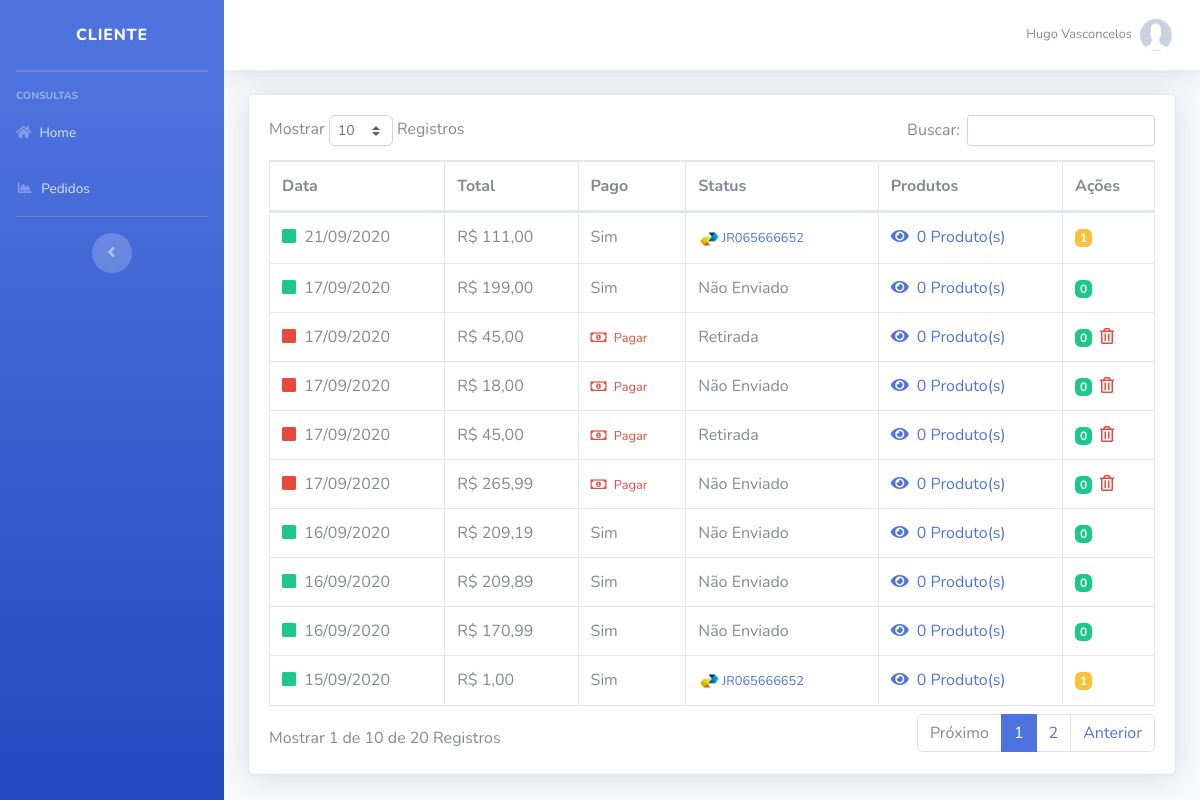
The page /sistema/painel-cliente/index.php?pag=pedidos (signed in) on the database its author committed.
### tables this page shows
CREATE TABLE `usuarios` (
  `id` int(11) NOT NULL AUTO_INCREMENT,
  `nome` varchar(50) NOT NULL,
  `cpf` varchar(20) NOT NULL,
  `email` varchar(50) NOT NULL,
  `senha` varchar(35) NOT NULL,
  `senha_crip` varchar(150) NOT NULL,
  `nivel` varchar(20) NOT NULL,
  `imagem` varchar(100) DEFAULT NULL,
  PRIMARY KEY (`id`)
);

CREATE TABLE `vendas` (
  `id` int(11) NOT NULL AUTO_INCREMENT,
  `sub_total` decimal(10,2) NOT NULL,
  `frete` decimal(8,2) NOT NULL,
  `total` decimal(10,2) NOT NULL,
  `id_usuario` int(11) NOT NULL,
  `pago` varchar(5) NOT NULL,
  `data` date NOT NULL,
  `status` varchar(35) NOT NULL,
  `rastreio` varchar(35) DEFAULT NULL,
  `pgto_entrega` varchar(5) DEFAULT NULL,
  PRIMARY KEY (`id`)
);

### sistema/painel-cliente/pedidos.php (the view, shortened to what this page needs)
<?php
$pag = "pedidos";
require_once("../../conexao.php");
$id_usuario = @$_SESSION['id_usuario'];
?>
<div class="card shadow mb-4">
  <div class="card-body">
    <div class="table-responsive">
      <table class="table table-bordered" id="dataTable" width="100%" cellspacing="0">
        <thead>
          <tr>
            <th>Data</th>
            <th>Total</th>
            <th>Pago</th>
            <th>Status</th>
            <th>Produtos</th>
            <th>Ações</th>
          </tr>
        </thead>
        <tbody>
         <?php
         $query_ped = $pdo->query("SELECT * FROM vendas where id_usuario = '$id_usuario' order by id desc ");
         $res_ped = $query_ped->fetchAll(PDO::FETCH_ASSOC);
         for ($i=0; $i < @count($res_ped); $i++) {
          $data = $res_ped[$i]['data'];
          $total = $res_ped[$i]['total'];
          $pago = $res_ped[$i]['pago'];
          $status = $res_ped[$i]['status'];
          $rastreio = $res_ped[$i]['rastreio'];
          $id_venda = $res_ped[$i]['id'];
          $data = implode('/', array_reverse(explode('-', $data)));
          $total = number_format($total, 2, ',', '.');
           $quantidade_produtos = 0;
          ?>
          <tr>
            <td>
              <?php
              if($pago == 'Sim') {
                echo '<i class="fas fa-square mr-1 text-success"></i>';
              }else{
               echo '<i class="fas fa-square mr-1 text-danger"></i>';
             }?>
             <?php echo $data ?>
           </td>
           <td>R$ <?php echo $total ?></td>
           <td>
            <?php if($pago != 'Sim'){  ?>
              <small><a target="_blank" class="text-danger" href="../../checkout.php?id_venda=<?php echo $id_venda ?>" title="Efetuar Pagamento">
                <i class="far fa-money-bill-alt mr-1 text-danger"></i>
              Pagar </a></small>
            <?php }else{ ?>
              <?php echo $pago ?>
            <?php } ?>
          </td>
          <td>
            <?php if($status == 'Enviado'){
              echo '<img src="../../img/correios.png" width"25px" height="25"><a class="text-primary" title="Código de Postagem"><small>'. $rastreio .'</small></a>';
            }else{
              echo $status;
            } ?>
          </td>
          <td>
            <a href="" onclick="verProdutos('<?php echo $id_venda ?>')" title="Ver Produtos">
              <i class="fas fa-eye mr-1 text-primary"></i>
              <?php echo $quantidade_produtos ?> Produto(s)
            </a>
          </td>
          <td>
           <?php
           $query2 = $pdo->query("SELECT * FROM mensagem where id_venda = '$id_venda' order by id desc limit 1");
           $res2 = $query2->fetchAll(PDO::FETCH_ASSOC);
           $usuario_ultimo = @$res2[0]['usuario'];
           $total_msg = @count($res2);
           if($usuario_ultimo == 'Admin'){
            ?>
            <a href="index.php?pag=<?php echo $pag ?>&funcao=mensagem&id=<?php echo $id_venda ?>" class=' mr-1' title='Enviar Mensagem'> <span class="badge badge-warning"><?php echo $total_msg ?></span></a>
          <?php }else{ ?>
           <a href="index.php?pag=<?php echo $pag ?>&funcao=mensagem&id=<?php echo $id_venda ?>" class=' mr-1' title='Enviar Mensagem'> <span class="badge badge-success">0</span></a>
         <?php } ?>
         <?php if($pago != 'Sim'){  ?>
          <a href="index.php?pag=<?php echo $pag ?>&funcao=excluir&id=<?php echo $id_venda ?>" class='text-danger mr-1' title='Excluir Registro'><i class='far fa-trash-alt'></i></a>
        <?php } ?>
      </td>
    </tr>
  <?php } ?>
</tbody>
</table>
</div>
</div>
</div>

### sistema/painel-cliente/index.php (shortened to what this page needs)
<?php
require_once("../../conexao.php");
$pag = @$_GET["pag"];
$menu1 = "pedidos";
$res = $pdo->query("SELECT * FROM usuarios where id = '$_SESSION[id_usuario]'");
$dados = $res->fetchAll(PDO::FETCH_ASSOC);
$nome_usu = @$dados[0]['nome'];
?>
<!DOCTYPE html>
<html lang="en">
<head>
    <link href="../vendor/fontawesome-free/css/all.min.css" rel="stylesheet" type="text/css">
    <link href="../css/sb-admin-2.min.css" rel="stylesheet">
    <link href="../css/style.css" rel="stylesheet">
    <link href="../vendor/datatables/dataTables.bootstrap4.min.css" rel="stylesheet">
</head>
<body id="page-top">
    <div id="wrapper">
        <ul class="navbar-nav bg-gradient-primary sidebar sidebar-dark accordion" id="accordionSidebar">
            <a class="sidebar-brand d-flex align-items-center justify-content-center" href="index.php">
                <div class="sidebar-brand-text mx-3">Cliente</div>
            </a>
            <hr class="sidebar-divider my-0">
            <hr class="sidebar-divider">
            <div class="sidebar-heading">
                Consultas
            </div>
              <li class="nav-item">
                <a class="nav-link" href="index.php">
                    <i class="fas fa-home fa-chart-area"></i>
                    <span>Home</span></a>
                </li>
             <li class="nav-item">
                <a class="nav-link" href="index.php?pag=<?php echo $menu1 ?>">
                    <i class="fas fa-fw fa-chart-area"></i>
                    <span>Pedidos</span></a>
                </li>
                        <hr class="sidebar-divider d-none d-md-block">
                        <div class="text-center d-none d-md-inline">
                            <button class="rounded-circle border-0" id="sidebarToggle"></button>
                        </div>
                    </ul>
                    <div id="content-wrapper" class="d-flex flex-column">
                        <div id="content">
                            <nav class="navbar navbar-expand navbar-light bg-white topbar mb-4 static-top shadow">
                                <ul class="navbar-nav ml-auto">
                                    <li class="nav-item dropdown no-arrow">
                                        <a class="nav-link dropdown-toggle" href="#" id="userDropdown" role="button" data-toggle="dropdown" aria-haspopup="true" aria-expanded="false">
                                            <span class="mr-2 d-none d-lg-inline text-gray-600 small"><?php echo @$nome_usu ?></span>
                                            <img class="img-profile rounded-circle" src="../../img/sem-foto.jpg">
                                        </a>
                                    </li>
                                </ul>
                            </nav>
                            <div class="container-fluid">
                                <?php if ($pag == null) {
                                    include_once("home.php");
                                } else if ($pag==$menu1) {
                                    include_once($menu1.".php");
                                } else {
                                    include_once("home.php");
                                }
                                ?>
                            </div>
                        </div>
                    </div>
                </div>
            </body>
            </html>

### rows shown on the page
usuarios: nome "Hugo Vasconcelos"
vendas: data "21/09/2020", total "111,00", pago "Sim", rastreio "JR065666652", quantidade_produtos "0", total_msg "1"
vendas: data "17/09/2020", total "199,00", pago "Sim", status "Não Enviado", quantidade_produtos "0"
vendas: pago "Não" (drawn), data "17/09/2020", total "45,00", status "Retirada", quantidade_produtos "0"
vendas: pago "Não" (drawn), data "17/09/2020", total "18,00", status "Não Enviado", quantidade_produtos "0"
vendas: pago "Não" (drawn), data "17/09/2020", total "45,00", status "Retirada", quantidade_produtos "0"
vendas: pago "Não" (drawn), data "17/09/2020", total "265,99", status "Não Enviado", quantidade_produtos "0"
vendas: data "16/09/2020", total "209,19", pago "Sim", status "Não Enviado", quantidade_produtos "0"
vendas: data "16/09/2020", total "209,89", pago "Sim", status "Não Enviado", quantidade_produtos "0"
vendas: data "16/09/2020", total "170,99", pago "Sim", status "Não Enviado", quantidade_produtos "0"
vendas: data "15/09/2020", total "1,00", pago "Sim", rastreio "JR065666652", quantidade_produtos "0", total_msg "1"
